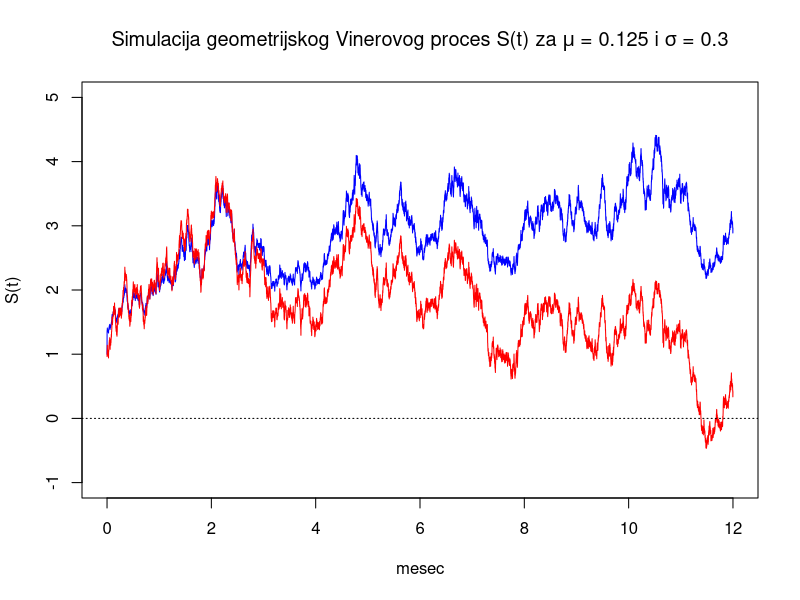

This chart was generated by the following R code:
set.seed(165)
#Broj iter
iter= 12345

#Podesavanja vremenskih parametara
#12 meseci
T=12
dt= T/ (iter-1)
t= c(seq(0,T, by=dt))


#Podesavanje procentualnog drifta i procentualne varijacije
sigma=0.3
mu=0.125

#Simulacija
X=S=c(rep(0, times=iter))
X[1] = S[1] =  1

for(i in 2:iter){
  #Uopsteni Vinerov proces, Vinerov proces sa driftom
  X[i] = X[i-1]+rnorm(1)*sqrt(dt)
  #Geometrijski Vinerov proces
  S[i] = S[1]*exp((mu-(sigma^2)/2)*(i-1)*dt+sigma*X[i])
}

#Grafik 
plot(t,S,type="l", col="blue",main=expression(paste("Simulacija geometrijskog Vinerovog proces S(t) za ",mu," = 0.125 i ",sigma," = 0.3"))
     ,ylab = "S(t)", xlab = "mesec", ylim=c(-1,5))
lines(t,X, col="red")
abline(h=0, col="black", lty="dotted")





